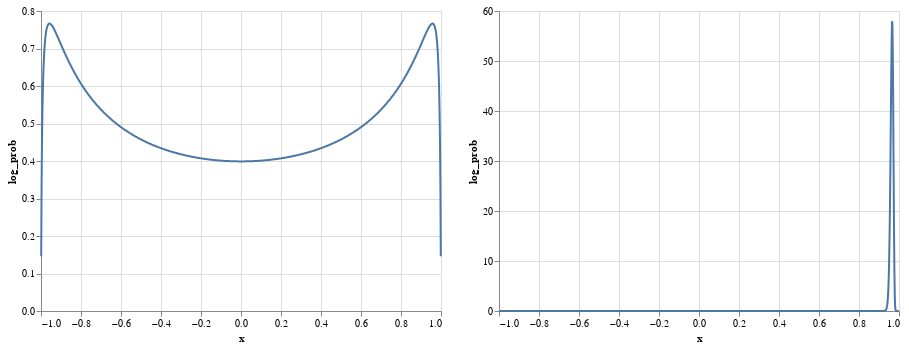

Write notebook code for a chart like this one.
### Code cell
render_dist(SquashedNormal(0, 1)) | render_dist(SquashedNormal(mu, log_std.exp()))

### Figure 1 — Vega-Lite specification as saved in the notebook (floating-point values rounded to 4 significant figures; data arrays with more than 128 entries replaced by an {"elided": "..."} marker saying what was removed)
{"config": {"view": {"continuousWidth": 400, "continuousHeight": 300}}, "hconcat": [{"data": {"name": "data-862ca466c502bf3396a13200cfb69f5b"}, "mark": "line", "encoding": {"x": {"type": "quantitative", "field": "x"}, "y": {"type": "quantitative", "field": "log_prob"}}}, {"data": {"name": "data-92177961f23fa5cda900e7cfb5583577"}, "mark": "line", "encoding": {"x": {"type": "quantitative", "field": "x"}, "y": {"type": "quantitative", "field": "log_prob"}}}], "$schema": "https://vega.github.io/schema/vega-lite/v4.8.1.json", "datasets": {"data-862ca466c502bf3396a13200cfb69f5b": {"elided": "1000 records"}, "data-92177961f23fa5cda900e7cfb5583577": {"elided": "1000 records"}}}
